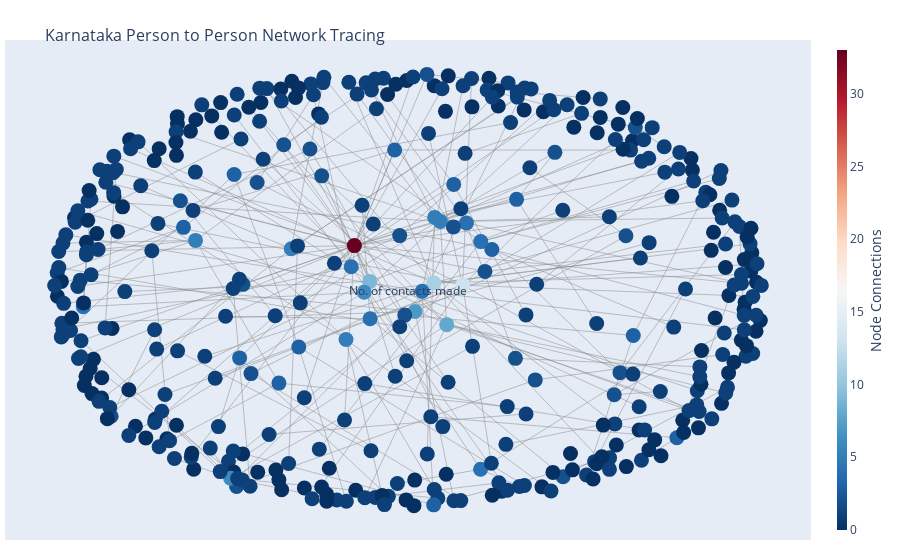

Notebook source saved alongside this figure:
### Code cell
from plotly.offline import download_plotlyjs, init_notebook_mode, iplot
iplot(fig)

### Figure 1 — Plotly figure (JSON) as saved in the notebook; plotly's stock layout.template omitted (floating-point values rounded to 4 significant figures; data arrays with more than 128 entries replaced by an {"elided": "..."} marker saying what was removed)
{"data": [{"hoverinfo": "none", "line": {"color": "#888", "width": 0.5}, "mode": "lines", "type": "scatter", "x": {"elided": "660 float values"}, "y": {"elided": "660 float values"}}, {"hoverinfo": "text", "marker": {"color": {"elided": "400 int values"}, "colorbar": {"thickness": 10, "title": {"side": "right", "text": "Node Connections"}, "xanchor": "left"}, "colorscale": [[0, "rgb(103,0,31)"], [0.1, "rgb(178,24,43)"], [0.2, "rgb(214,96,77)"], [0.3, "rgb(244,165,130)"], [0.4, "rgb(253,219,199)"], [0.5, "rgb(247,247,247)"], [0.6, "rgb(209,229,240)"], [0.7, "rgb(146,197,222)"], [0.8, "rgb(67,147,195)"], [0.9, "rgb(33,102,172)"], [1, "rgb(5,48,97)"]], "line": {"width": 0}, "reversescale": true, "showscale": true, "size": 15}, "mode": "markers", "text": {"elided": "400 str values"}, "type": "scatter", "x": {"elided": "400 float values"}, "y": {"elided": "400 float values"}}], "layout": {"annotations": [{"showarrow": false, "text": "No. of contacts made", "xref": "paper", "yref": "paper"}], "hovermode": "closest", "margin": {"b": 20, "l": 5, "r": 5, "t": 40}, "showlegend": false, "title": {"font": {"size": 16}, "text": "<br>Karnataka Person to Person Network Tracing"}, "xaxis": {"showgrid": false, "showticklabels": false, "zeroline": false}, "yaxis": {"showgrid": false, "showticklabels": false, "zeroline": false}}}
